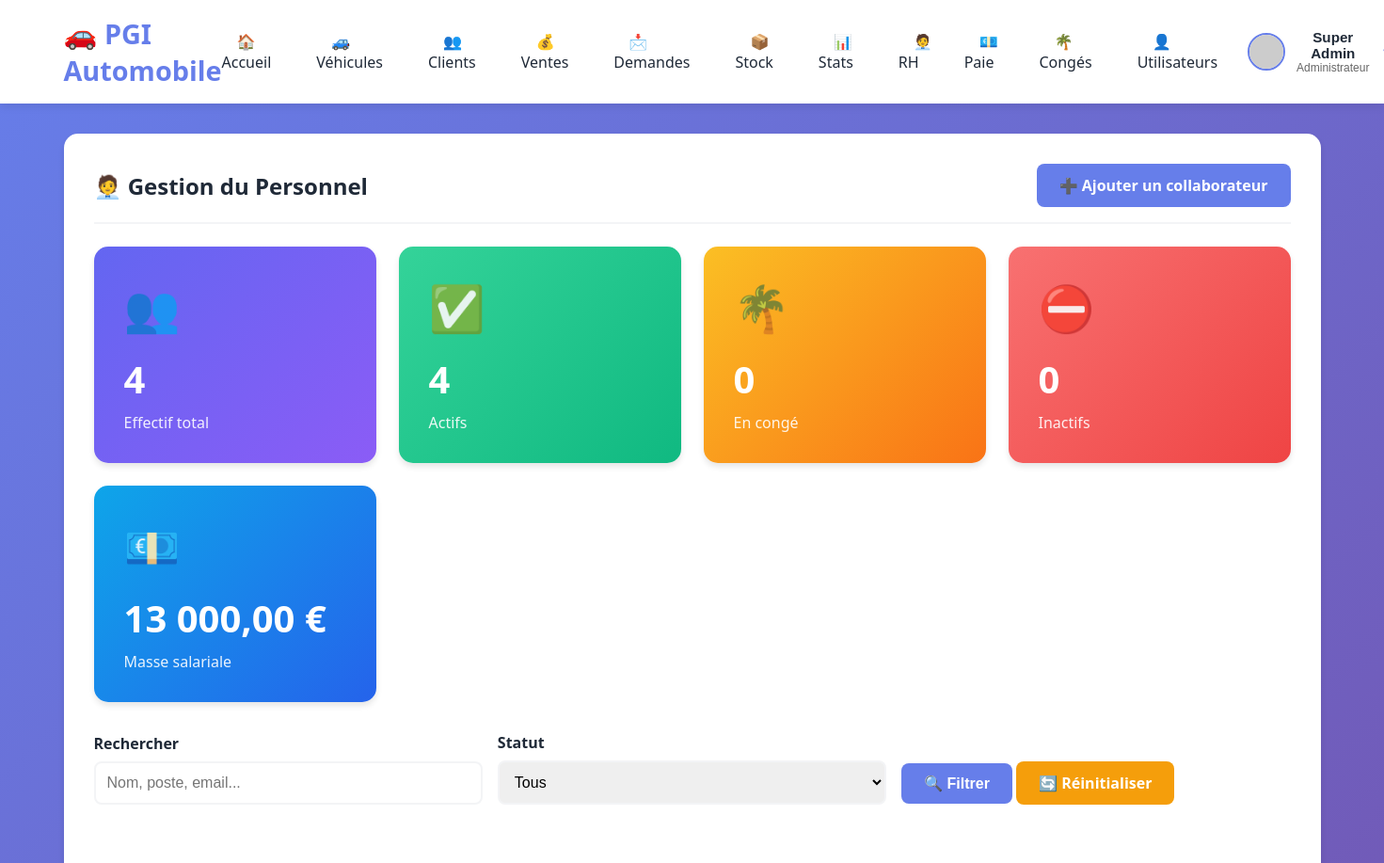
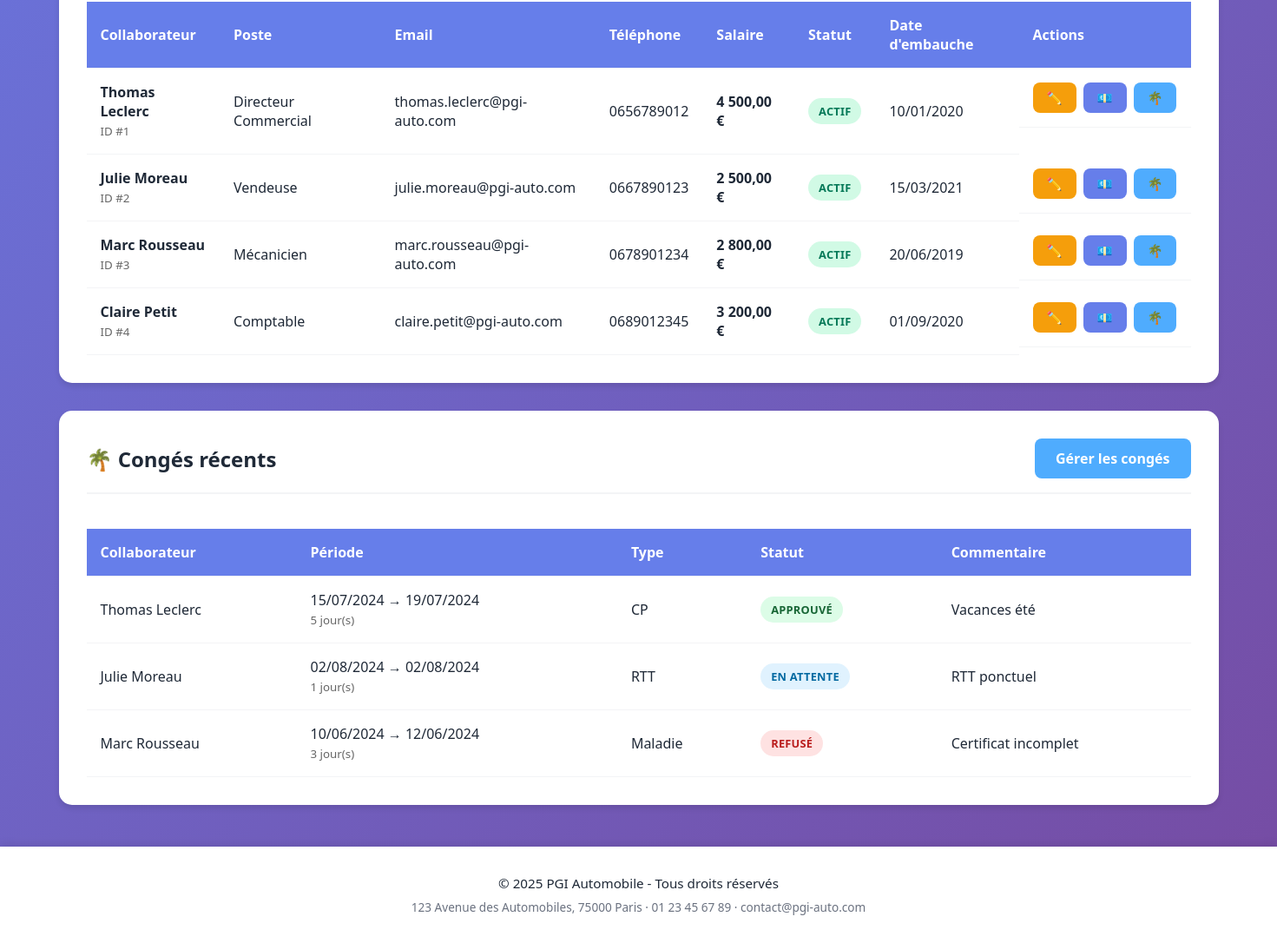
The app's page /modules/rh/liste.php (signed in) with its own data (2 pictures, top to bottom).
### tables this page shows
CREATE TABLE IF NOT EXISTS personnel (
    id INT PRIMARY KEY AUTO_INCREMENT,
    nom VARCHAR(50) NOT NULL,
    prenom VARCHAR(50) NOT NULL,
    poste VARCHAR(50),
    salaire DECIMAL(10,2),
    email VARCHAR(100),
    telephone VARCHAR(20),
    date_embauche DATE,
    statut ENUM('actif', 'conge', 'inactif') DEFAULT 'actif',
    created_at TIMESTAMP DEFAULT CURRENT_TIMESTAMP
);

CREATE TABLE IF NOT EXISTS conges (
    id INT PRIMARY KEY AUTO_INCREMENT,
    personnel_id INT NOT NULL,
    type VARCHAR(30) DEFAULT 'CP',
    date_debut DATE NOT NULL,
    date_fin DATE NOT NULL,
    statut ENUM('en_attente', 'approuve', 'refuse') DEFAULT 'en_attente',
    commentaire TEXT NULL,
    commentaire_gestion TEXT NULL,
    created_at TIMESTAMP DEFAULT CURRENT_TIMESTAMP,
    updated_at TIMESTAMP DEFAULT CURRENT_TIMESTAMP ON UPDATE CURRENT_TIMESTAMP,
    FOREIGN KEY (personnel_id) REFERENCES personnel(id) ON DELETE CASCADE
);

### config/auth.php (called while the page is built, shortened)
<?php
function hasPermission($module, $action) {
    $role = $_SESSION['role'] ?? null;
    if ($role === 'admin') {
        return true;
    }
    return roleHasDefaultPermission($role, $module, $action);
}
?>

### config/database.php (called while the page is built, shortened)
<?php
function escape($data) {
    return htmlspecialchars($data, ENT_QUOTES, 'UTF-8');
}
function formatDate($date) {
    return date('d/m/Y', strtotime($date));
}
?>

### modules/rh/liste.php (the view, shortened to what this page needs)
<?php
include '../../includes/header.php';
$search = trim($_GET['recherche'] ?? '');
$statsQuery = $pdo->query("
    SELECT
        COUNT(*) AS total,
        SUM(CASE WHEN statut = 'actif' THEN 1 ELSE 0 END) AS actifs,
        SUM(CASE WHEN statut = 'conge' THEN 1 ELSE 0 END) AS conges,
        SUM(CASE WHEN statut = 'inactif' THEN 1 ELSE 0 END) AS inactifs,
        COALESCE(SUM(salaire), 0) AS masse_salariale
    FROM personnel
");
$stats = $statsQuery->fetch();
$sql = "SELECT * FROM personnel WHERE 1=1";
$params = [];
$sql .= " ORDER BY created_at DESC";
$stmt = $pdo->prepare($sql);
$stmt->execute($params);
$employes = $stmt->fetchAll();
$congesRecents = $pdo->query("
    SELECT c.*, p.nom, p.prenom
    FROM conges c
    JOIN personnel p ON c.personnel_id = p.id
    ORDER BY c.created_at DESC
    LIMIT 5
")->fetchAll();
?>
<div class="card">
    <div class="card-header">
        <h2 class="card-title">🧑‍💼 Gestion du Personnel</h2>
        <?php if (hasPermission('rh', 'create')): ?>
            <a href="ajouter.php" class="btn btn-primary">➕ Ajouter un collaborateur</a>
        <?php endif; ?>
    </div>
    <div class="stats-grid">
        <div class="stat-card" style="background: linear-gradient(135deg, #6366f1 0%, #8b5cf6 100%);">
            <div class="stat-icon">👥</div>
            <div class="stat-value"><?php echo $stats['total'] ?? 0; ?></div>
            <div class="stat-label">Effectif total</div>
        </div>
        <div class="stat-card" style="background: linear-gradient(135deg, #34d399 0%, #10b981 100%);">
            <div class="stat-icon">✅</div>
            <div class="stat-value"><?php echo $stats['actifs'] ?? 0; ?></div>
            <div class="stat-label">Actifs</div>
        </div>
        <div class="stat-card" style="background: linear-gradient(135deg, #fbbf24 0%, #f97316 100%);">
            <div class="stat-icon">🌴</div>
            <div class="stat-value"><?php echo $stats['conges'] ?? 0; ?></div>
            <div class="stat-label">En congé</div>
        </div>
        <div class="stat-card" style="background: linear-gradient(135deg, #f87171 0%, #ef4444 100%);">
            <div class="stat-icon">⛔</div>
            <div class="stat-value"><?php echo $stats['inactifs'] ?? 0; ?></div>
            <div class="stat-label">Inactifs</div>
        </div>
        <div class="stat-card" style="background: linear-gradient(135deg, #0ea5e9 0%, #2563eb 100%);">
            <div class="stat-icon">💶</div>
            <div class="stat-value"><?php echo number_format($stats['masse_salariale'] ?? 0, 2, ',', ' '); ?> €</div>
            <div class="stat-label">Masse salariale</div>
        </div>
    </div>
    <form method="GET" style="margin-bottom: 1.5rem;">
        <div class="form-row" style="align-items: flex-end;">
            <div class="form-group">
                <label>Rechercher</label>
                <input type="text" name="recherche" class="form-control" placeholder="Nom, poste, email..." value="<?php echo escape($search); ?>">
            </div>
            <div class="form-group">
                <label>Statut</label>
                <select name="statut" class="form-control">
                    <option value="">Tous</option>
                </select>
            </div>
            <div class="form-group">
                <button type="submit" class="btn btn-primary">🔍 Filtrer</button>
                <a href="liste.php" class="btn btn-warning">🔄 Réinitialiser</a>
            </div>
        </div>
    </form>
    <div class="table-responsive">
        <table>
            <thead>
                <tr>
                    <th>Collaborateur</th>
                    <th>Poste</th>
                    <th>Email</th>
                    <th>Téléphone</th>
                    <th>Salaire</th>
                    <th>Statut</th>
                    <th>Date d'embauche</th>
                    <th>Actions</th>
                </tr>
            </thead>
            <tbody>
                <?php if (count($employes) === 0): ?>
                    <tr>
                        <td colspan="8" style="text-align: center; color: #666; padding: 2rem;">Aucun collaborateur trouvé</td>
                    </tr>
                <?php else: ?>
                    <?php foreach ($employes as $employe): ?>
                        <tr>
                            <td>
                                <strong><?php echo escape($employe['prenom'] . ' ' . $employe['nom']); ?></strong><br>
                                <small style="color: #666;">ID #<?php echo $employe['id']; ?></small>
                            </td>
                            <td><?php echo escape($employe['poste']); ?></td>
                            <td><?php echo escape($employe['email']); ?></td>
                            <td><?php echo escape($employe['telephone']); ?></td>
                            <td><strong><?php echo number_format($employe['salaire'], 2, ',', ' '); ?> €</strong></td>
                            <td>
                                <?php
                                $statusClasses = [
                                    'actif' => 'status-badge status-actif',
                                    'conge' => 'status-badge status-conge',
                                    'inactif' => 'status-badge status-inactif'
                                ];
                                $statusLabels = [
                                    'actif' => 'Actif',
                                    'conge' => 'En congé',
                                    'inactif' => 'Inactif'
                                ];
                                $status = $employe['statut'];
                                ?>
                                <span class="<?php echo $statusClasses[$status] ?? 'status-badge'; ?>">
                                    <?php echo $statusLabels[$status] ?? ucfirst($status); ?>
                                </span>
                            </td>
                            <td><?php echo $employe['date_embauche'] ? formatDate($employe['date_embauche']) : '-'; ?></td>
                            <td style="display: flex; gap: 0.5rem;">
                                <?php if (hasPermission('rh', 'update')): ?>
                                    <a href="modifier.php?id=<?php echo $employe['id']; ?>" class="btn btn-warning btn-sm">✏️</a>
                                <?php endif; ?>
                                <?php if (hasPermission('paie', 'read')): ?>
                                    <a href="paie.php?personnel_id=<?php echo $employe['id']; ?>" class="btn btn-primary btn-sm">💶</a>
                                <?php endif; ?>
                                <?php if (hasPermission('conges', 'read')): ?>
                                    <a href="conges.php?personnel_id=<?php echo $employe['id']; ?>" class="btn btn-secondary btn-sm">🌴</a>
                                <?php endif; ?>
                            </td>
                        </tr>
                    <?php endforeach; ?>
                <?php endif; ?>
            </tbody>
        </table>
    </div>
</div>
<div class="card">
    <div class="card-header">
        <h2 class="card-title">🌴 Congés récents</h2>
        <a href="conges.php" class="btn btn-secondary">Gérer les congés</a>
    </div>
    <?php if (count($congesRecents) === 0): ?>
        <p style="color: #666; text-align: center; padding: 1.5rem;">Aucun congé enregistré récemment.</p>
    <?php else: ?>
        <div class="table-responsive">
            <table>
                <thead>
                    <tr>
                        <th>Collaborateur</th>
                        <th>Période</th>
                        <th>Type</th>
                        <th>Statut</th>
                        <th>Commentaire</th>
                    </tr>
                </thead>
                <tbody>
                    <?php foreach ($congesRecents as $conge): ?>
                        <tr>
                            <td><?php echo escape($conge['prenom'] . ' ' . $conge['nom']); ?></td>
                            <td>
                                <?php echo formatDate($conge['date_debut']); ?> → <?php echo formatDate($conge['date_fin']); ?><br>
                                <small style="color: #666;">
                                    <?php echo (new DateTime($conge['date_debut']))->diff(new DateTime($conge['date_fin']))->days + 1; ?> jour(s)
                                </small>
                            </td>
                            <td><?php echo ucfirst($conge['type']); ?></td>
                            <td>
                                <?php
                                $statutClasses = [
                                    'en_attente' => 'status-badge status-attente',
                                    'approuve' => 'status-badge status-valide',
                                    'refuse' => 'status-badge status-refuse'
                                ];
                                $statutLabels = [
                                    'en_attente' => 'En attente',
                                    'approuve' => 'Approuvé',
                                    'refuse' => 'Refusé'
                                ];
                                ?>
                                <span class="<?php echo $statutClasses[$conge['statut']] ?? 'status-badge'; ?>">
                                    <?php echo $statutLabels[$conge['statut']] ?? ucfirst($conge['statut']); ?>
                                </span>
                            </td>
                            <td><?php echo escape($conge['commentaire'] ?? '-'); ?></td>
                        </tr>
                    <?php endforeach; ?>
                </tbody>
            </table>
        </div>
    <?php endif; ?>
</div>
<?php include '../../includes/footer.php'; ?>

### assets/css/style.css (style rules this page uses)
* { margin: 0; padding: 0; box-sizing: border-box; }
:root { --primary: #667eea; --primary-dark: #764ba2; --secondary: #4facfe; --success: #10b981; --danger: #ef4444; --warning: #f59e0b; --info: #17a2b8; --dark: #1f2937; --light: #f3f4f6; --white: #ffffff; --gradient-primary: linear-gradient(135deg, var(--primary) 0%, var(--primary-dark) 100%); --gradient-success: linear-gradient(135deg, #43e97b 0%, #38f9d7 100%); --gradient-info: linear-gradient(135deg, #4facfe 0%, #00f2fe 100%); --gradient-warning: linear-gradient(135deg, #fa709a 0%, #fee140 100%); --gray: #6b7280; --gray-light: #e5e7eb; --gray-dark: #374151; --text-primary: #333; --text-secondary: #666; --text-muted: #999; --border: #e0e0e0; --border-light: #f0f0f0; --border-dark: #ccc; --bg-light: #f8f9fa; --bg-white: #ffffff; }
body { font-family: 'Segoe UI', Tahoma, Geneva, Verdana, sans-serif; background: var(--gradient-primary); min-height: 100vh; color: var(--dark); }
.status-badge { display: inline-flex; align-items: center; gap: 0.25rem; padding: 0.35rem 0.75rem; border-radius: 999px; font-size: 0.8rem; font-weight: 600; text-transform: uppercase; letter-spacing: 0.02em; }
.status-actif { background: #d1fae5; color: #047857; }
.status-valide { background: #dcfce7; color: #166534; }
.status-attente { background: #e0f2fe; color: #0369a1; }
.status-refuse { background: #fee2e2; color: #b91c1c; }
.card { background: var(--white); border-radius: 15px; padding: 2rem; margin-bottom: 2rem; box-shadow: 0 4px 6px rgba(0,0,0,0.1); transition: transform 0.3s, box-shadow 0.3s; }
.card-header { display: flex; justify-content: space-between; align-items: center; margin-bottom: 1.5rem; padding-bottom: 1rem; border-bottom: 2px solid var(--light); }
.card-title { font-size: 1.5rem; color: var(--dark); display: flex; align-items: center; gap: 10px; }
.stats-grid { display: grid; grid-template-columns: repeat(auto-fit, minmax(250px, 1fr)); gap: 1.5rem; margin-bottom: 2rem; }
.stat-card { background: linear-gradient(135deg, var(--primary) 0%, var(--secondary) 100%); color: var(--white); padding: 2rem; border-radius: 15px; box-shadow: 0 4px 6px rgba(0,0,0,0.1); transition: transform 0.3s; }
.stat-icon { font-size: 3rem; margin-bottom: 1rem; opacity: 0.9; }
.stat-value { font-size: 2.5rem; font-weight: bold; margin-bottom: 0.5rem; }
.stat-label { font-size: 1rem; opacity: 0.9; }
.table-responsive { overflow-x: auto; }
table { width: 100%; border-collapse: collapse; margin-top: 1rem; }
thead { background: var(--primary); color: var(--white); }
th, td { padding: 1rem; text-align: left; border-bottom: 1px solid var(--light); }
tbody tr { transition: background 0.3s; }
.btn { display: inline-block; padding: 0.75rem 1.5rem; border: none; border-radius: 8px; font-size: 1rem; font-weight: 600; cursor: pointer; transition: all 0.3s; text-decoration: none; }
.btn-primary { background: var(--primary); color: var(--white); }
.btn-secondary { background: var(--secondary); color: var(--white); }
.btn-warning { background: var(--warning); color: var(--white); }
.btn-sm { padding: 0.5rem 1rem; font-size: 0.9rem; }
.form-group { margin-bottom: 1.5rem; }
.form-group label { display: block; margin-bottom: 0.5rem; font-weight: 600; color: var(--dark); }
.form-control { width: 100%; padding: 0.75rem; border: 2px solid var(--light); border-radius: 8px; font-size: 1rem; transition: border 0.3s; }
.form-row { display: grid; grid-template-columns: repeat(auto-fit, minmax(250px, 1fr)); gap: 1rem; }
.card { animation: fadeIn 0.5s ease-out; }

### records on screen
personnel: prenom+nom "Thomas Leclerc", id "1", poste "Directeur Commercial", email "thomas.leclerc@pgi-auto.com", telephone "0656789012", salaire "4 500,00", statut "ACTIF", date_embauche "10/01/2020"
personnel: prenom+nom "Julie Moreau", id "2", poste "Vendeuse", email "julie.moreau@pgi-auto.com", telephone "0667890123", salaire "2 500,00", statut "ACTIF", date_embauche "15/03/2021"
personnel: prenom+nom "Marc Rousseau", id "3", poste "Mécanicien", email "marc.rousseau@pgi-auto.com", telephone "0678901234", salaire "2 800,00", statut "ACTIF", date_embauche "20/06/2019"
personnel: prenom+nom "Claire Petit", id "4", poste "Comptable", email "claire.petit@pgi-auto.com", telephone "0689012345", salaire "3 200,00", statut "ACTIF", date_embauche "01/09/2020"
conges: personnel.nom "Thomas Leclerc", date_debut "15/07/2024", date_fin "19/07/2024", date_debut+date_fin "5", type "CP", statut "APPROUVÉ", commentaire "Vacances été"
conges: personnel.nom "Julie Moreau", date_debut "02/08/2024", date_fin "02/08/2024", date_debut+date_fin "1", type "RTT", statut "EN ATTENTE", commentaire "RTT ponctuel"
conges: personnel.nom "Marc Rousseau", date_debut "10/06/2024", date_fin "12/06/2024", date_debut+date_fin "3", type "Maladie", statut "REFUSÉ", commentaire "Certificat incomplet"

### other values on screen
$appName "PGI Automobile"
$link['label'] "🏠 Accueil"
$link['label'] "🚙 Véhicules"
$link['label'] "👥 Clients"
$link['label'] "💰 Ventes"
$link['label'] "📩 Demandes"
$link['label'] "📦 Stock"
$link['label'] "📊 Stats"
$link['label'] "🧑‍💼 RH"
$link['label'] "💶 Paie"
$link['label'] "🌴 Congés"
$link['label'] "👤 Utilisateurs"
getFullName() "Super Admin"
getRoleLabel() "Administrateur"
$stats['total'] "4"
